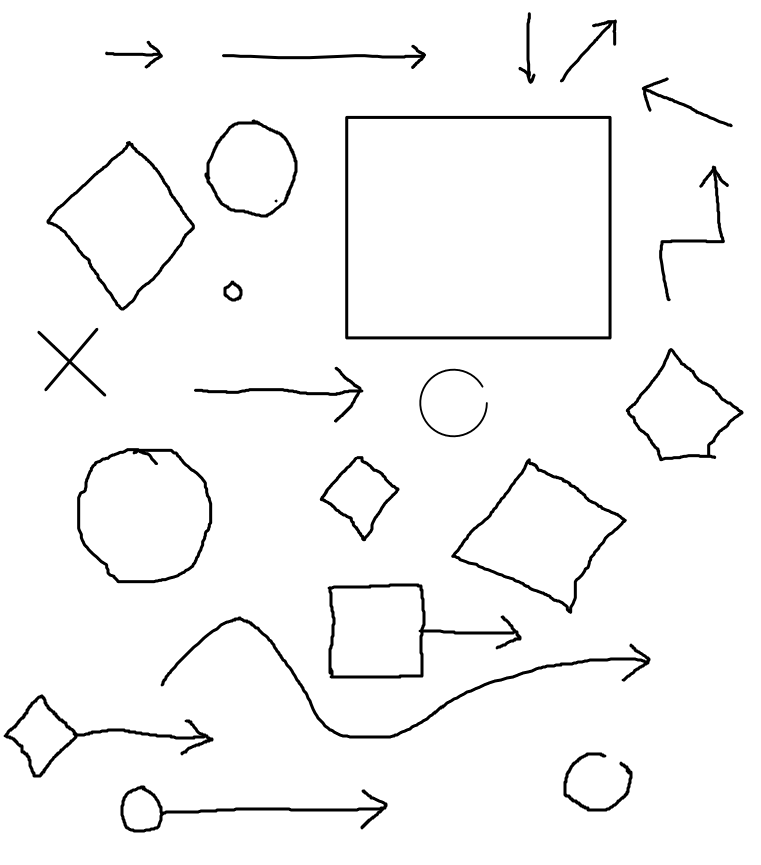
#> input picture resources/hand_drawn_bpmn_shapes.png, 761 x 865 px
$ python -i detect_shapes.py   (imports and definitions only)   (older library calls are emulated)
#> lines starting #> are read from the running program, lines starting #| are printed output that depends on the picture; after the words box and inside, x2 and y2 are one past the last pixel; in counts of white or black regions, pixels touching at a corner belong together
#> further down, picture is the input picture: shape (865, 761, 3); min 0, max 255, mean 246.7
### src/exercises/contour_shape_dedection/shapedetector.py
import math

import cv2


def calc_dist(p2, p1):
    return math.sqrt((p2[1] - p1[1]) ** 2 + (p2[0] - p1[0]) ** 2)


def get_contour_center(contour):
    avg_x = 0
    avg_y = 0
    for point in contour:
        point = point[0]
        avg_x += point[0]
        avg_y += point[1]
    avg_x /= len(contour)
    avg_y /= len(contour)
    return avg_x, avg_y


def is_arrow(contour):
    def find_furthest(p, all_points):
        furth_p = p
        for ith in all_points:
            ith = ith[0]
            curr_furth_dist = abs(furth_p[0] - p[0]) + abs(furth_p[1] - p[1])
            ith_dist = abs(ith[0] - p[0]) + abs(ith[1] - p[1])
            furth_p = ith if ith_dist > curr_furth_dist else furth_p
        return furth_p

    center_x, center_y = get_contour_center(contour)

    # find furthest point from center
    furthest = find_furthest([center_x, center_y], contour)
    furthest_from_furthest = find_furthest(furthest, contour)

    area = cv2.contourArea(contour)
    furthest_dist = calc_dist(furthest_from_furthest, furthest)
    circle_area = math.pi * (furthest_dist / 2) ** 2
    return area < circle_area / 2


def detect(c):
    # initialize the shape name and approximate the contour
    peri = cv2.arcLength(c, True)
    approx = cv2.approxPolyDP(c, 0.04 * peri, True)

    # if the shape is a triangle, it will have 3 vertices
    if len(approx) == 3:
        p1 = approx[0][0]
        p2 = approx[1][0]
        p3 = approx[2][0]

        dists = [calc_dist(p1, p2), calc_dist(p2, p3), calc_dist(p3, p1)]
        max_dist = max(dists)
        min_dist = min(dists)
        shape = "arrow" if min_dist < max_dist / 2 else "triangle"

    # if the shape has 4 vertices, it is either a square or
    # a rectangle
    elif len(approx) == 4:
        # compute the bounding box of the contour and use the
        # bounding box to compute the aspect ratio
        (x, y, w, h) = cv2.boundingRect(approx)

        # assumption the x coordinates of the first and third point
        # and the y coordinates for the second and forth point are the same
        # for a diamond shape.
        diamont_distance = abs(approx[0][0][0] - approx[2][0][0]) + abs(approx[1][0][1] - approx[3][0][1])
        rect_distance = abs(approx[0][0][0] - approx[1][0][0]) + abs(approx[2][0][0] - approx[3][0][0])

        if diamont_distance < rect_distance:
            shape = "diamond"
        else:
            ar = w / float(h)

            # a square will have an aspect ratio that is approximately
            # equal to one, otherwise, the shape is a rectangle
            shape = "square" if 0.95 <= ar <= 1.05 else "rectangle"

            rect_area = w * float(h)
            area = cv2.contourArea(c)
            shape = "arrow" if area < rect_area / 2 else shape

    # if the shape is a pentagon, it will have 5 vertices
    elif len(approx) == 5:
        (x, y, w, h) = cv2.boundingRect(approx)
        approx_penta_area = w * float(h)
        area = cv2.contourArea(c)
        shape = "arrow" if area < approx_penta_area / 2 else "pentagon"

    # otherwise, we assume the shape is a circle
    else:
        shape = 'arrow' if is_arrow(c) else 'circle'

    # return the name of the shape
    return shape

### src/exercises/contour_shape_dedection/detect_shapes.py
import cv2
import imutils
import numpy as np
import pkg_resources

import exercises.contour_shape_dedection.shapedetector as sd

# [1 line that did not run here, left out]


def detect_shapes(image):
    gray = cv2.cvtColor(image, cv2.COLOR_BGR2GRAY)

    _, new_image = cv2.threshold(gray, 220, 255, cv2.THRESH_BINARY_INV)
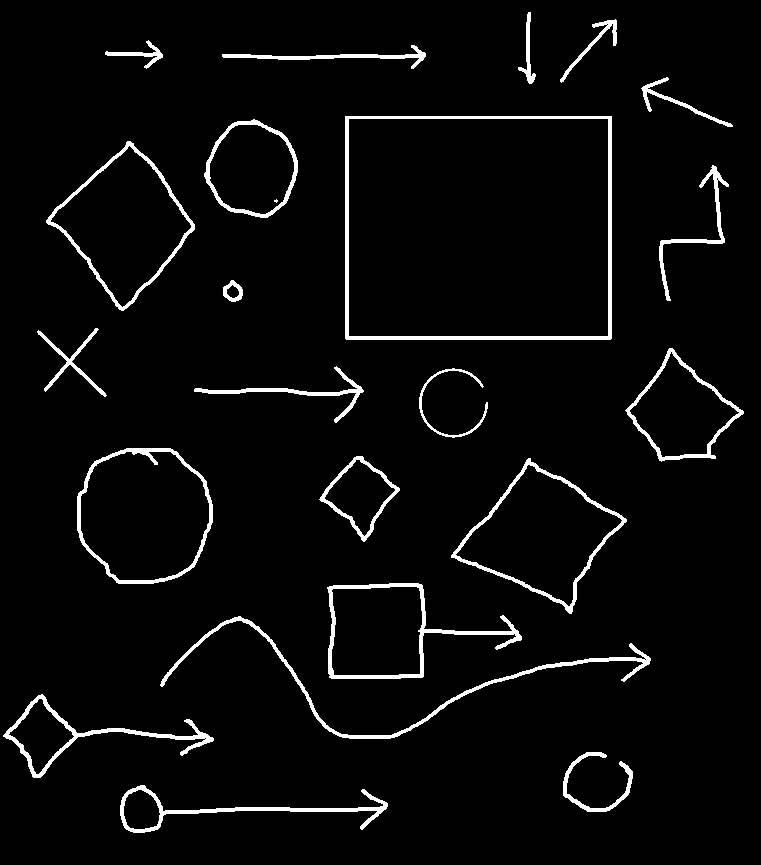
#> new_image: shape (865, 761); 4% white; 23 white regions (1 under 20 px), largest, box (x1, y1, x2, y2) and area: (345, 116, 612, 340) 3603, (160, 616, 651, 739) 2457, (327, 583, 522, 679) 2064

    # show_image("flodfilled image", new_image)

    # Copy the thresholded image.
    im_floodfill = new_image.copy()


    h, w = new_image.shape[:2]
#> h = 865; w = 761
    mask = np.zeros((h + 2, w + 2), np.uint8)

    # Floodfill from point (0, 0)
    cv2.floodFill(im_floodfill, mask, (0, 0), 255)
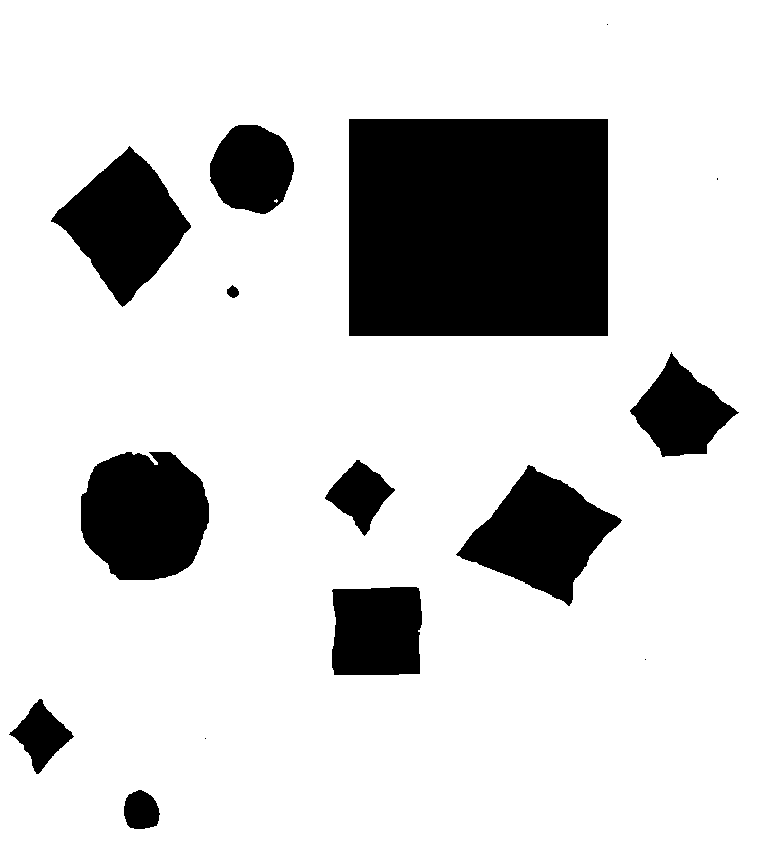
#> im_floodfill: shape (865, 761); 82.1% white; 15 black regions (4 under 20 px), largest, box (x1, y1, x2, y2) and area: (349, 119, 608, 336) 56203, (81, 452, 209, 580) 13213, (456, 465, 622, 606) 11540

    # Invert floodfilled image
    im_floodfill_inv = cv2.bitwise_not(im_floodfill)

    # show_image("flodfilled image", im_floodfill)

    # Combine the two images to get the foreground.
    new_image = new_image | im_floodfill_inv
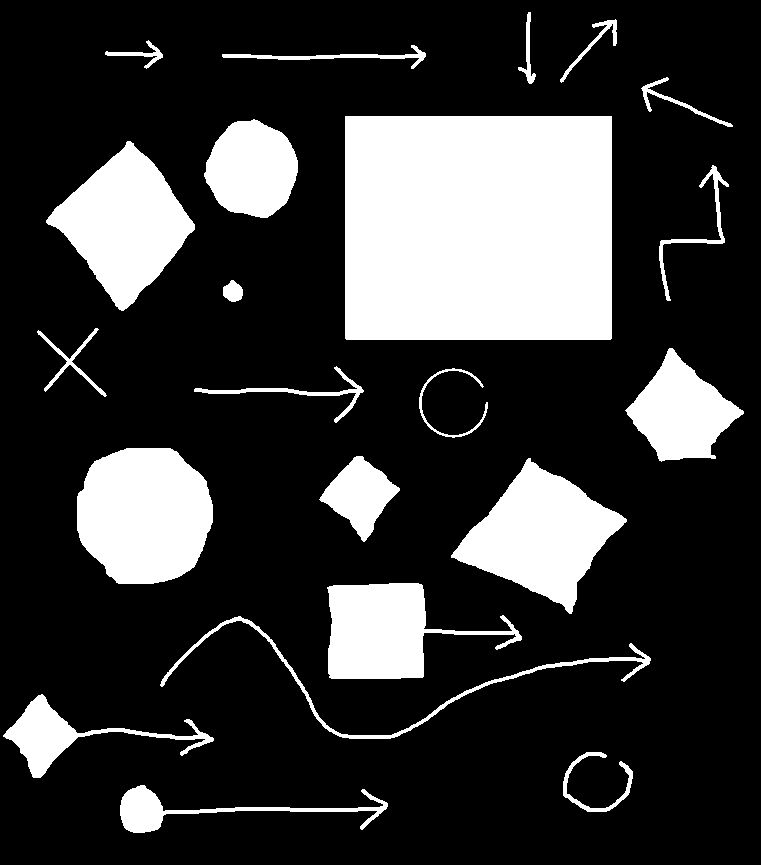
#> new_image: shape (865, 761); 21.9% white; 22 white regions, largest, box (x1, y1, x2, y2) and area: (345, 116, 612, 340) 59806, (77, 448, 213, 584) 14950, (451, 458, 627, 614) 13345

    # show_image("foreground image", new_image)

    # blur the image slightly, and threshold it
    blurred = cv2.GaussianBlur(new_image, (5, 5), 0)
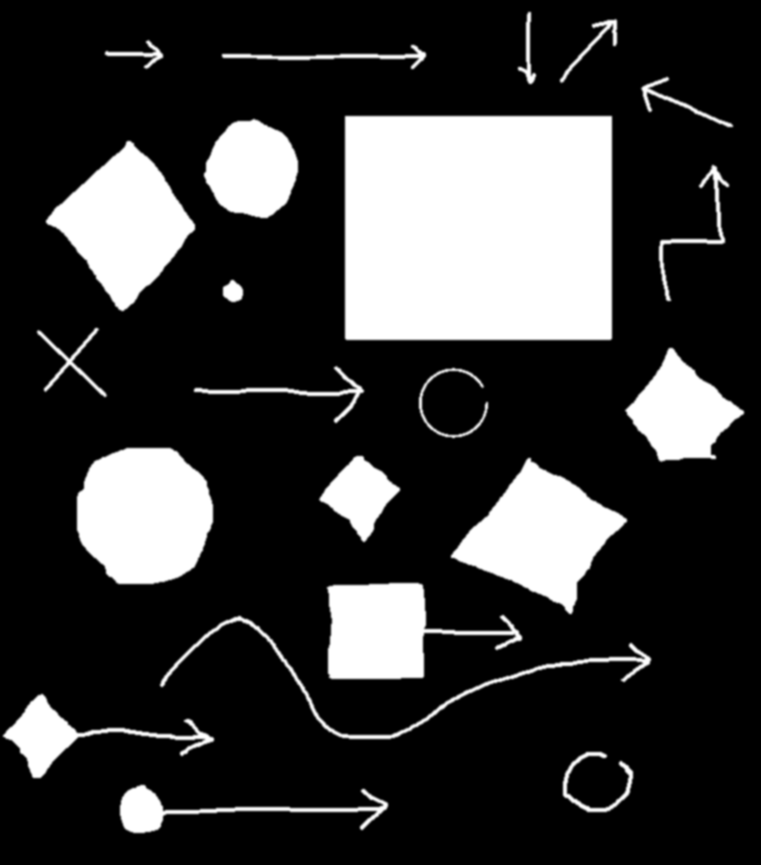
#> blurred: shape (865, 761); min 0, max 255, mean 55.9
    thresh = cv2.threshold(blurred, 60, 255, cv2.THRESH_BINARY)[1]
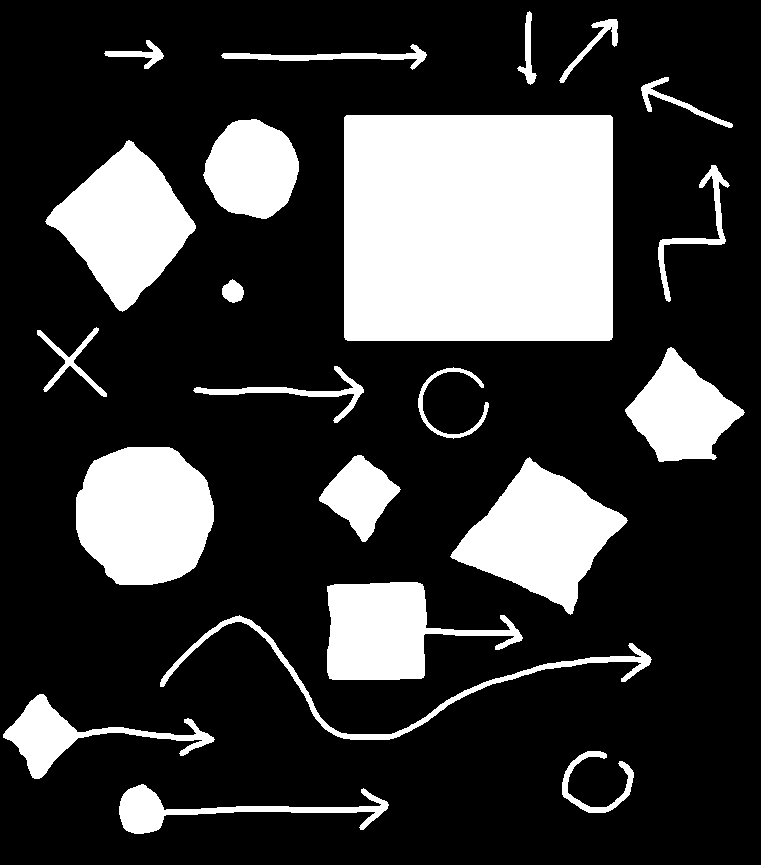
#> thresh: shape (865, 761); 23.2% white; 22 white regions

    show_image("blurred image", thresh)

    # find contours in the thresholded image and initialize the
    # shape detector
    cnts = cv2.findContours(thresh.copy(), cv2.RETR_EXTERNAL,
                            cv2.CHAIN_APPROX_SIMPLE)
#> cnts = 22 contours; largest, box (x1, y1, x2, y2) and area: (344, 115, 613, 341) 60288, (76, 447, 214, 585) 15112, (450, 457, 628, 615) 13518, (45, 140, 196, 312) 13309, (327, 582, 523, 680) 9834
    cnts = cnts[0] if imutils.is_cv2() else cnts[1]

    # loop over the contours
    for c in cnts:
        # compute the center of the contour, then detect the name of the
        # shape using only the contour
        M = cv2.moments(c)
        cX = int((M["m10"] / M["m00"]))
        cY = int((M["m01"] / M["m00"]))
        shape = sd.detect(c)

        # multiply the contour (x, y)-coordinates by the resize ratio,
        # then draw the contours and the name of the shape on the image
        c = c.astype("float")
        c = c.astype("int")
        cv2.drawContours(image, [c], -1, (0, 255, 0), 2)
        cv2.putText(image, shape, (cX, cY), cv2.FONT_HERSHEY_SIMPLEX,
                    0.5, (200, 0, 200), 2)
#> this loop made 22 passes
#> (cX, cY, peri in detect) on passes 2, 3, 4, 8, 9, 10, 12, 13, 14, 16, 18, 20: (595, 783, 379.5), (67, 735, 629.6), (408, 677, 1348.3), (143, 514, 466), (450, 403, 412.1), (298, 391, 489), (71, 361, 351.2), (232, 291, 71.6), (696, 225, 473), (251, 168, 319.5), (675, 101, 302.8), (140, 53, 180.2)
#> (cX, cY, peri in detect, approx in detect, x in detect, y in detect, w in detect, h in detect) on passes 6, 7, 15: (540, 534, 525.7, [[529, 457], [450, 556], [570, 614], [627, 520]], 450, 457, 178, 158), (359, 494, 256.1, [[357, 455], [319, 500], [365, 541], [400, 489]], 319, 455, 82, 87), (124, 223, 482.7, [[129, 140], [45, 221], [122, 311], [195, 228]], 45, 140, 151, 172)
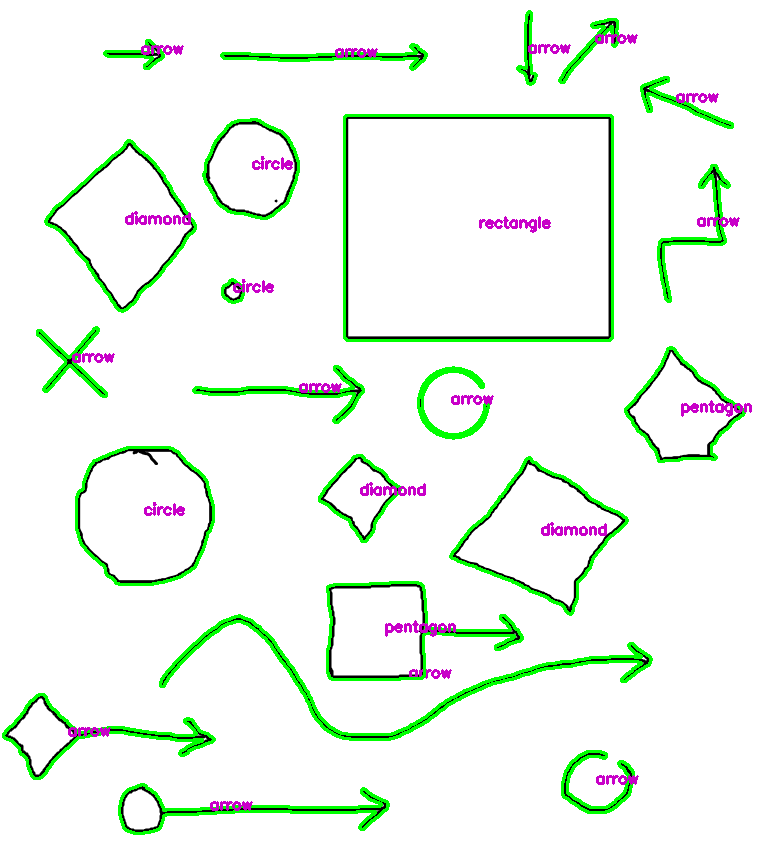
#> image: shape (865, 761, 3); 6% of pixels changed, all inside (x1, y1, x2, y2) = (2, 10, 752, 835)

    cv2.imshow("image", image)
    cv2.waitKey(0)


def show_image(name, image):
  cv2.imshow(name, image)
  cv2.waitKey(0)


# [2 lines not run here, left out]

>>> import cv2
>>> picture = cv2.imread('../../../resources/hand_drawn_bpmn_shapes.png')
>>> result = detect_shapes(picture)
